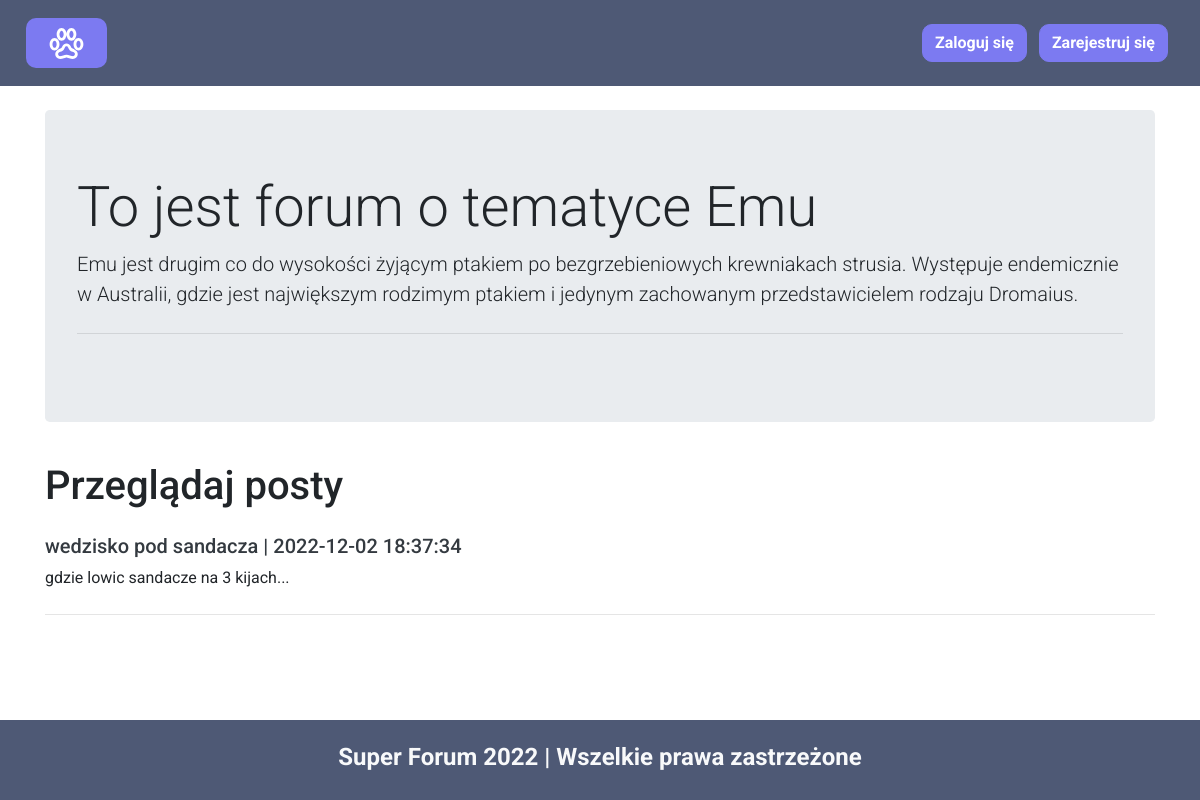
The app's page /watek.php?catid=3, older data.
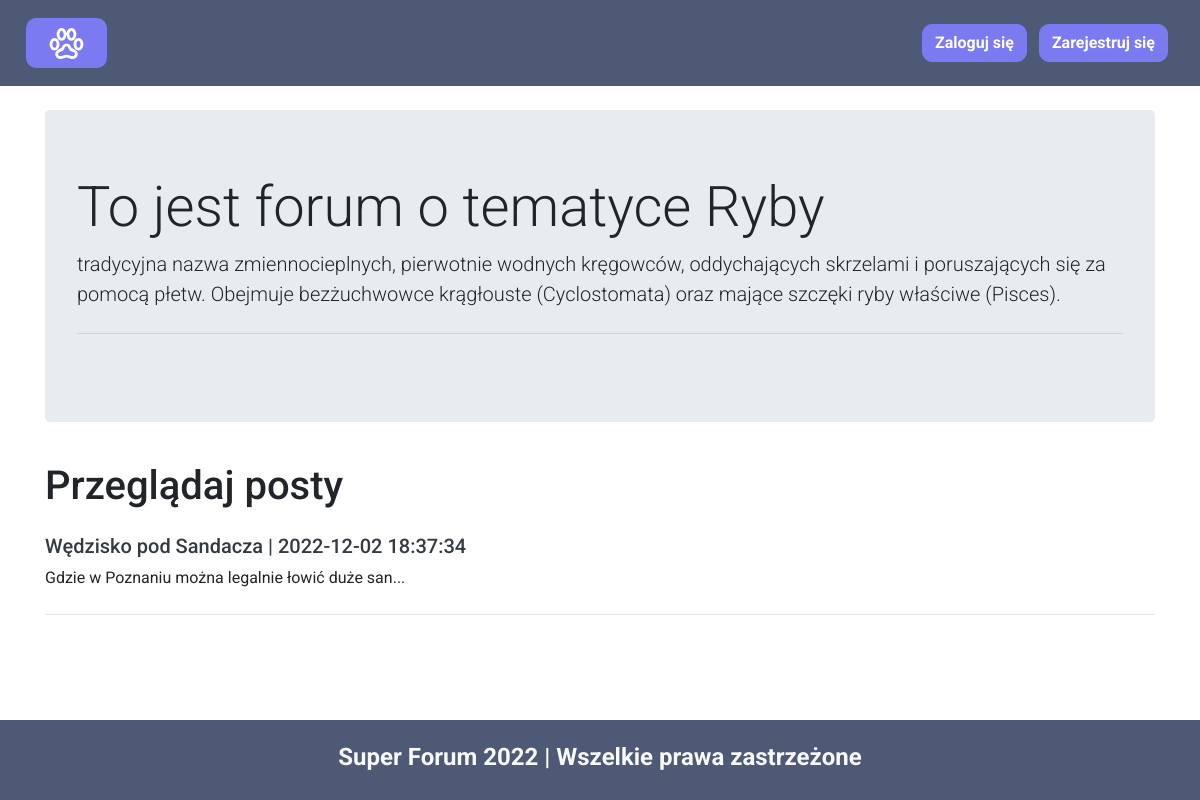
The same page, newer data.
### tables this page shows
CREATE TABLE `kategorie` (
  `category_id` int(8) NOT NULL,
  `category_name` varchar(255) NOT NULL,
  `category_description` varchar(255) NOT NULL,
  `created` datetime NOT NULL DEFAULT current_timestamp()
);

CREATE TABLE `threads` (
  `threads_id` int(8) NOT NULL,
  `thread_title` varchar(255) NOT NULL,
  `thread_description` text NOT NULL,
  `thread_cat_id` int(8) NOT NULL,
  `thread_user_id` int(8) NOT NULL,
  `timestamp` datetime NOT NULL DEFAULT current_timestamp()
);

### watek.php (the view, shortened to what this page needs)
<!doctype html>
<html lang="pl">
<head>
    <link rel="stylesheet" href="https://cdn.jsdelivr.net/npm/bootstrap@4.5.3/dist/css/bootstrap.min.css">
    <link rel="stylesheet" href="navbar-style.css">
</head>
<body>
    <?php
    include_once('./navbar.php');
    try {
        require_once('./connect.php');
        $id = $_GET['catid'];
        $sql = "SELECT * FROM `kategorie` WHERE category_id=$id";
        $result = $conn->query($sql);
        while ($row = $result->fetch_assoc()) {
            $catname = $row['category_name'];
            $catdesc = $row['category_description'];
        }
    } catch (Exception $e) {
        $_SESSION['e'] = "<h2 style='color:red; text-align:center; padding-top:20px'>Błąd serwera. Przepraszamy za problemy. Spróbuj później.</h2>";
    }
    ?>
    <div class="container my-4">
        <div class="jumbotron">
            <h1 class="display-4">To jest forum o tematyce <?php echo $catname; ?></h1>
            <p class="lead"><?php echo $catdesc; ?></p>
            <hr class="my-4">
        </div>
    </div>
    <div class="container">
        <h1 class="py-2">Przeglądaj posty</h1>
        <?php
        try {
            $sql2 = "SELECT * FROM `threads` WHERE thread_cat_id=$id";
            $result2 = $conn->query($sql2);
            foreach ($result2 as $row) {
                $id = $row['threads_id'];
                $title = $row['thread_title'];
                $desc = $row['thread_description'];
                $post_time = $row['timestamp'];
                echo '<div class="media my-3">
                        <div class="media-body">
                            <h5 class="mt-0"> <a class="text-dark" href="watek2.php?threadsid='  . $id .  '">' . $title . ' | ' .  $post_time . '</a>' . '</h5>
                            ' . substr($desc, 0, 50) . '...
                        </div>
                    </div>
                    <hr class="my-4">';
            }
        } catch (Exception $e) {
            $_SESSION['e'] = "<h2 style='color:red; text-align:center; padding-top:20px'>Błąd serwera. Przepraszamy za problemy. Spróbuj później.</h2>";
        }
        ?>
    </div>
    <?php include_once('./footer.php') ?>
</body>
</html>

Row changes from the older to the newer data that the page shows:
changed kategorie: category_name "Emu" → "Ryby"; category_description "Emu jest drugim co do wysokości żyjącym ptakiem po bezgrzebieniowych krewniakach strusia. Występuje endemicznie w Australii, gdzie jest największym rodzimym ptakiem i jedynym zachowanym przedstawicielem rodzaju Dromaius." → "tradycyjna nazwa zmiennocieplnych, pierwotnie wodnych kręgowców, oddychających skrzelami i poruszających się za pomocą płetw. Obejmuje bezżuchwowce krągłouste (Cyclostomata) oraz mające szczęki ryby właściwe (Pisces)."
changed threads: thread_title "wedzisko pod sandacza" → "Wędzisko pod Sandacza"; thread_description "gdzie lowic sandacze na 3 kijach" → "Gdzie w Poznaniu można legalnie łowić duże san"
